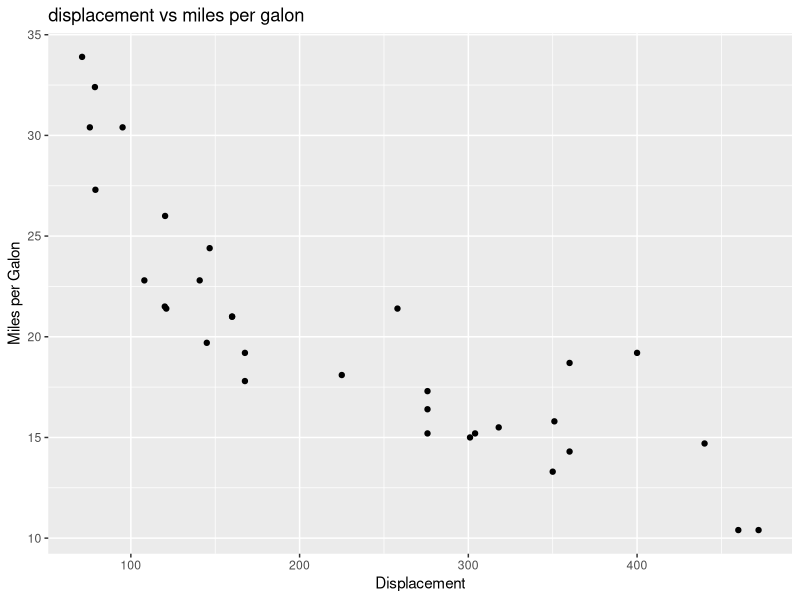
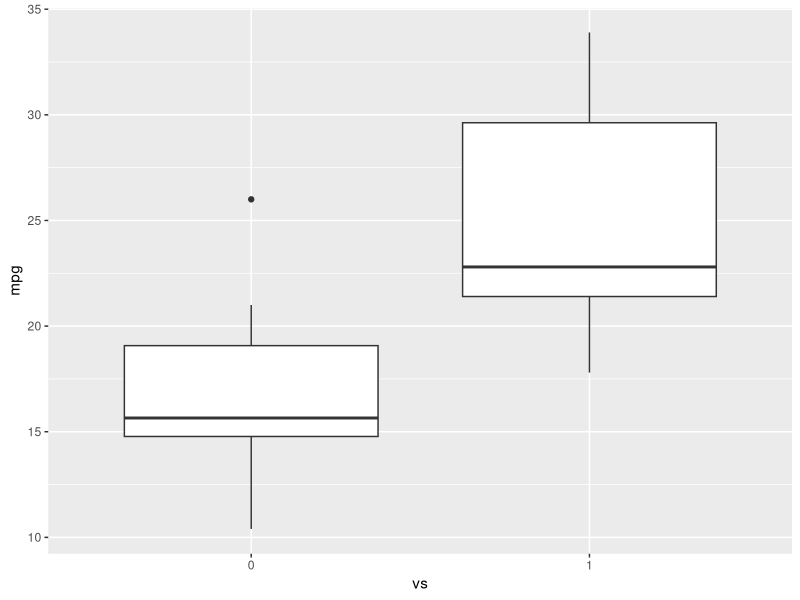
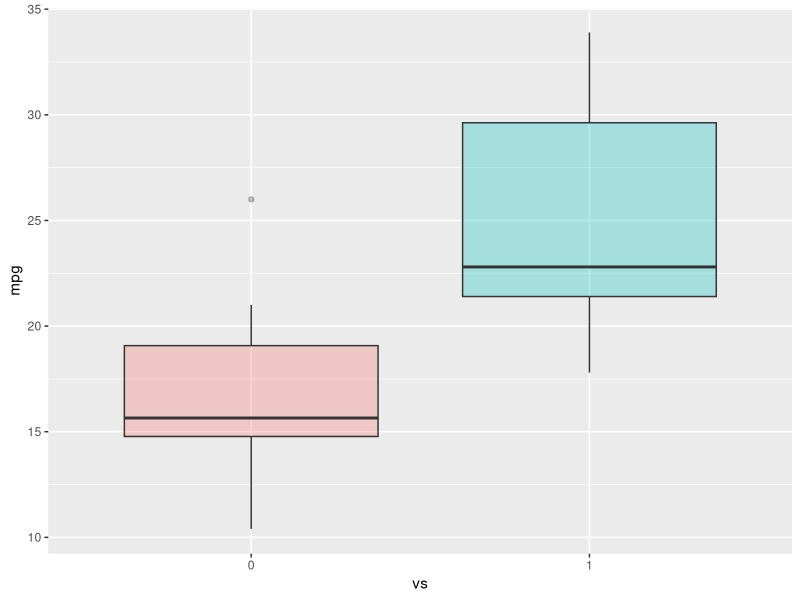
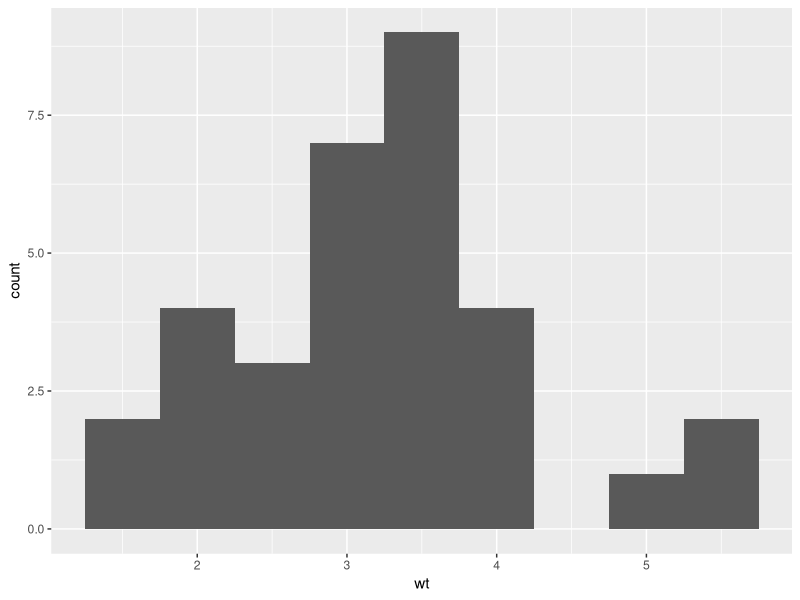

These figures' R source, in order:
library(datasets)
data(mtcars)
head(mtcars, 5)

library(ggplot2)
ggplot(aes(x=disp,y=mpg,),data=mtcars)+geom_point()+ggtitle("displacement vs miles per galon")+labs(x="Displacement",y="Miles per Galon")

#make vs a factor
mtcars$vs <- as.factor(mtcars$vs)

#create boxplot of the distribution for v-shaped and straight Engine

ggplot(aes(x=vs, y=mpg), data = mtcars) + geom_boxplot()

ggplot(aes(x=vs, y=mpg, fill = vs), data = mtcars) + 
  geom_boxplot(alpha=0.3) +
  theme(legend.position="none")

ggplot(aes(x=wt),data=mtcars) + geom_histogram(binwidth=0.5)